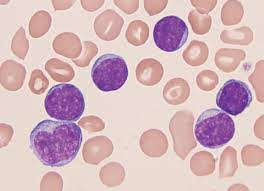
#> input picture 1_image_processing/dataset/train/img-1.jpg, 264 x 191 px
$ jupyter execute 'morph and hole fill.ipynb'   (shell and % lines are left out)   (older library calls are emulated)
#> lines starting #> are read from the running program, lines starting #| are printed output that depends on the picture; after the words box and inside, x2 and y2 are one past the last pixel; in counts of white or black regions, pixels touching at a corner belong together
[cell 1]
import numpy as np
import cv2
import matplotlib
import matplotlib.pyplot as plt

[cell 2]
cvimg = cv2.imread('dataset/train/img-1.jpg')
#> cvimg is the input picture: shape (191, 264, 3); mean B, G, R 189, 183.6, 214
rgbimg = cv2.cvtColor(cvimg, cv2.COLOR_BGR2RGB)
plt.imshow(rgbimg)

[cell 3]
gsimg = cv2.cvtColor(cvimg, cv2.COLOR_BGR2GRAY)
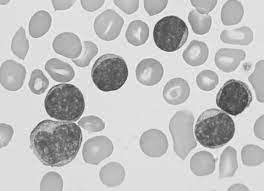
#> gsimg: shape (191, 264); min 47, max 253, mean 193.3
plt.imshow(gsimg, 'gray')

[cell 4]
greenimg = cvimg[:,:,1].astype('float64')
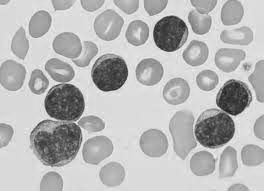
#> greenimg: shape (191, 264) float64; min 31, max 252, mean 183.6
greenimg *= (255.0/greenimg.max())
greenimg = greenimg.astype('uint8')
plt.imshow(greenimg, 'gray')

[cell 5]
adabingreenimg = cv2.adaptiveThreshold(greenimg, 255, cv2.ADAPTIVE_THRESH_MEAN_C, cv2.THRESH_BINARY, 535, 62)
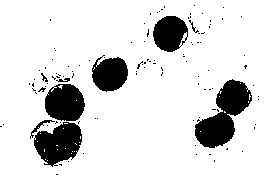
#> adabingreenimg: shape (191, 264); 86.4% white; 110 black regions (101 under 20 px), largest, box (x1, y1, x2, y2) and area: (195, 79, 252, 148) 1954, (34, 122, 82, 167) 1427, (45, 84, 85, 121) 1179
plt.imshow(adabingreenimg, 'gray')

[cell 6]
invadabingreenimg = 255-adabingreenimg
#> invadabingreenimg: shape (191, 264); 13.6% white; 110 white regions (101 under 20 px)
plt.imshow(invadabingreenimg, 'gray')

[cell 7]
img, contours, hierarchy = cv2.findContours(invadabingreenimg, cv2.RETR_LIST, cv2.CHAIN_APPROX_SIMPLE)
#> contours = 148 contours, 141 with area under 20; largest, box (x1, y1, x2, y2) and area: (195, 79, 252, 148) 1870, (34, 122, 82, 167) 1375, (45, 84, 85, 121) 1144, (153, 16, 188, 52) 924, (92, 55, 128, 92) 914, (178, 31, 188, 48) 54, (30, 120, 55, 139) 44
for contour in contours:
    cv2.fillPoly(invadabingreenimg, pts=[contour], color=255)
#> this loop made 148 passes
#> contour on passes 1 to 12: [[56, 174], [57, 174]], [[59, 164], [60, 164], [61, 165], [61, 164]], [[68, 161]], [[214, 160], [214, 161]], [[46, 160], [47, 159], [48, 160], [47, 161]], [[44, 159], [45, 158], [46, 159], [45, 160]], [[209, 154], [210, 154]], [[196, 154]], [[83, 153]], [[70, 153], [71, 152], [72, 153], [71, 154]], [[242, 151]], [[75, 151], [76, 150], [77, 151], [76, 152]]
#> invadabingreenimg: shape (191, 264); 13.8% white; 110 white regions (101 under 20 px), largest, box (x1, y1, x2, y2) and area: (195, 79, 252, 148) 1976, (34, 122, 82, 167) 1455, (45, 84, 85, 121) 1201
plt.imshow(invadabingreenimg, 'gray')

[cell 8]
kernel = cv2.getStructuringElement(cv2.MORPH_ELLIPSE, (5, 5))
#> kernel = [[0, 0, 1, 0, 0], [1, 1, 1, 1, 1], [1, 1, 1, 1, 1], [1, 1, 1, 1, 1], [0, 0, 1, 0, 0]]
oinvadabingreenimg = cv2.morphologyEx(invadabingreenimg,cv2.MORPH_OPEN,kernel, iterations = 2)
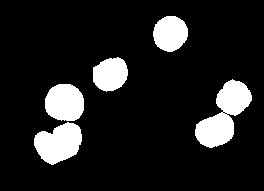
#> oinvadabingreenimg: shape (191, 264); 12.8% white; 5 white regions
plt.imshow(oinvadabingreenimg, 'gray')

[cell 9]
_, whitecellscontours, _ = cv2.findContours(oinvadabingreenimg, cv2.RETR_LIST, cv2.CHAIN_APPROX_SIMPLE)
#> whitecellscontours = 7 contours, 2 with area under 20; largest, box (x1, y1, x2, y2) and area: (195, 79, 252, 148) 1848, (34, 122, 82, 165) 1346, (45, 84, 84, 121) 1135, (153, 16, 188, 52) 923, (93, 57, 128, 92) 883
print(len(whitecellscontours))
#| 7

[cell 10]
adabingreenimg = cv2.adaptiveThreshold(greenimg, 255, cv2.ADAPTIVE_THRESH_MEAN_C, cv2.THRESH_BINARY, 535, 0)
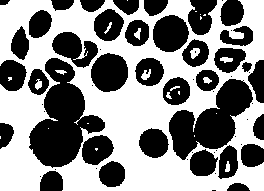
#> adabingreenimg: shape (191, 264); 53% white; 60 black regions (24 under 20 px), largest, box (x1, y1, x2, y2) and area: (29, 58, 105, 168) 4157, (169, 79, 253, 160) 3318, (91, 53, 128, 92) 1131
plt.imshow(adabingreenimg, 'gray')

[cell 11]
invadabingreenimg = 255 - adabingreenimg
plt.imshow(invadabingreenimg, 'gray')

[cell 12]
kernel = cv2.getStructuringElement(cv2.MORPH_CROSS, (3, 3))
#> kernel = [[0, 1, 0], [1, 1, 1], [0, 1, 0]]
erodedinvadabingreenimg = cv2.morphologyEx(invadabingreenimg,cv2.MORPH_ERODE,kernel, iterations = 2)
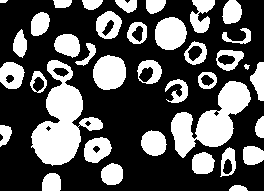
#> erodedinvadabingreenimg: shape (191, 264); 34% white; 37 white regions
plt.imshow(erodedinvadabingreenimg, 'gray')

[cell 13]
img, contours, hierarchy = cv2.findContours(erodedinvadabingreenimg, cv2.RETR_LIST, cv2.CHAIN_APPROX_SIMPLE)
#> contours = 51 contours, 4 with area under 20; largest, box (x1, y1, x2, y2) and area: (31, 60, 103, 166) 3314, (171, 81, 251, 158) 2572, (93, 55, 126, 90) 874, (155, 17, 187, 50) 789, (96, 11, 122, 39) 517
for contour in contours:
    cv2.fillPoly(erodedinvadabingreenimg, pts =[contour], color=255)
#> this loop made 51 passes
#> contour on passes 11, 15, 51: [[48, 125], [51, 128], [48, 131], [45, 128]], [[216, 110], [219, 113], [216, 116], [213, 113]], [[0, 0], [0, 2], [5, 2], [7, 0]]
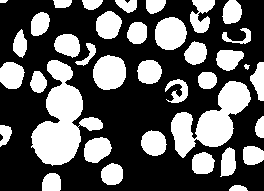
#> erodedinvadabingreenimg: shape (191, 264); 36.2% white; 37 white regions
plt.imshow(erodedinvadabingreenimg, 'gray')

[cell 14]
img, contours, hierarchy = cv2.findContours(erodedinvadabingreenimg, cv2.RETR_LIST, cv2.CHAIN_APPROX_SIMPLE)
#> contours = 37 contours, 2 with area under 20; largest, box (x1, y1, x2, y2) and area: (31, 60, 103, 166) 3314, (171, 81, 251, 158) 2572, (93, 55, 126, 90) 874, (155, 17, 187, 50) 789, (96, 11, 122, 39) 517

img = cvimg.copy()
cv2.drawContours(img, contours, -1, (255, 0, 0), 1)
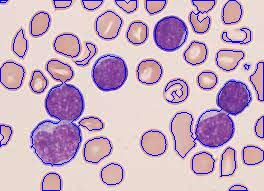
#> img: shape (191, 264, 3); 5.72% of pixels changed, all inside (x1, y1, x2, y2) = (0, 0, 264, 191)
plt.imshow(img, 'gray')

[cell 15]
_, redcellscontours, _ = cv2.findContours(erodedinvadabingreenimg, cv2.RETR_LIST, cv2.CHAIN_APPROX_SIMPLE)
#> redcellscontours has the same summary as contours
print(len(redcellscontours))
#| 37
contour = redcellscontours
#> contour has the same summary as contours

[cell 16]
redcellcount = 0
for contour in contours:
    cimg = np.zeros(shape=erodedinvadabingreenimg.shape, dtype=np.uint8)
    cv2.fillPoly(cimg, pts=[contour], color=255)
    whites = 0
    for wcontour in whitecellscontours:
        wimg = np.zeros(shape=erodedinvadabingreenimg.shape, dtype=np.uint8)
        cv2.fillPoly(wimg, pts=[wcontour], color=255)
        if cv2.countNonZero(cv2.bitwise_and(cimg, wimg)) != 0:
            whites = whites + 1
            kernel = cv2.getStructuringElement(cv2.MORPH_ELLIPSE, (5, 5))
            wimg = cv2.morphologyEx(wimg, cv2.MORPH_DILATE, kernel, iterations=2)
            cimg = cv2.subtract(cimg, wimg)
    if whites == 0:
        redcellcount = redcellcount + 1
    else:
        kernel = cv2.getStructuringElement(cv2.MORPH_ELLIPSE, (7, 7))
        cimg = cv2.morphologyEx(cimg, cv2.MORPH_OPEN, kernel, iterations=3)
        _, cimgcontours, _ = cv2.findContours(cimg, cv2.RETR_LIST, cv2.CHAIN_APPROX_SIMPLE)
        redcellcount = redcellcount + len(cimgcontours)
#> this loop made 37 passes
#> (contour, redcellcount) on pass 37: ([[0, 0], [0, 2], [5, 2], [7, 0]], 35)
#> redcellcount on passes 1 to 6: 1, 2, 3, 4, 5, 6
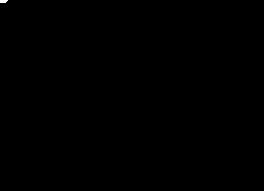
#> cimg: shape (191, 264); 0.04% white; 1 white region, box (x1, y1, x2, y2) and area: (0, 0, 8, 3) 21
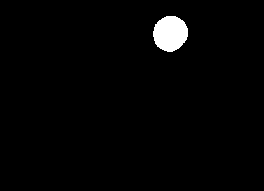
#> wimg: shape (191, 264); 1.9% white; 1 white region, box (x1, y1, x2, y2) and area: (153, 16, 188, 52) 974
#> after the loop, redcellcount = 35
print(redcellcount)
#| 35

$ run again, with 1_image_processing/dataset/train/img-2.jpg copied over 1_image_processing/dataset/train/img-1.jpg
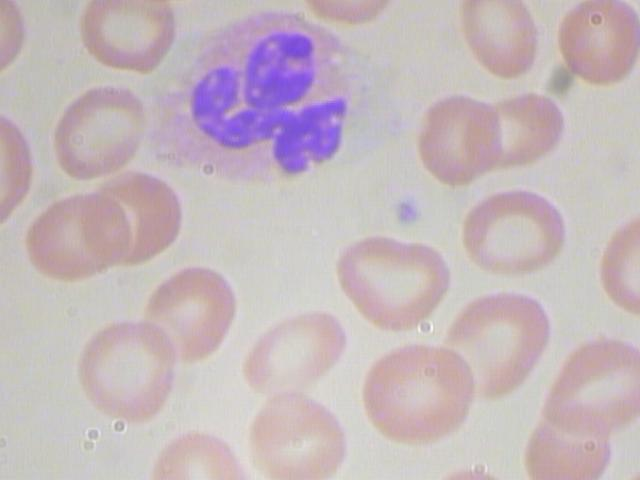
#> input picture 1_image_processing/dataset/train/img-2.jpg, 640 x 480 px
#> cvimg is the input picture: shape (480, 640, 3); mean B, G, R 188.4, 183.7, 197.1
#> `img, contours, hierarchy = cv2.findContours(invadabingreenimg, cv2.RET..`: contours = 13 contours, 6 with area under 20; largest, box (x1, y1, x2, y2) and area: (194, 34, 344, 170) 10328, (286, 58, 304, 72) 170, (266, 40, 279, 52) 101, (272, 126, 282, 136) 54, (251, 88, 260, 97) 53, (258, 67, 267, 76) 48, (216, 98, 223, 107) 36
#> the loop `for contour in contours:` made 13 passes
#> contour on pass 1: [[308, 137], [309, 136], [310, 137], [309, 138]]
#> `kernel = cv2.getStructuringElement(cv2.MORPH_ELLIPSE, (5, 5))`: kernel = [[0, 0, 1, 0, 0], [1, 1, 1, 1, 1], [1, 1, 1, 1, 1], [1, 1, 1, 1, 1], [0, 0, 1, 0, 0]]
#> oinvadabingreenimg: shape (480, 640); 3.4% white; 1 white region
#> whitecellscontours = 1 contour; box (x1, y1, x2, y2) and area: (194, 34, 344, 170) 10246
#| 1
#> `kernel = cv2.getStructuringElement(cv2.MORPH_CROSS, (3, 3))`: kernel = [[0, 1, 0], [1, 1, 1], [0, 1, 0]]
#> `img, contours, hierarchy = cv2.findContours(erodedinvadabingreenimg, c..`: contours = 52 contours, 11 with area under 20; largest, box (x1, y1, x2, y2) and area: (151, 13, 356, 178) 23352, (80, 269, 233, 430) 12676, (27, 173, 180, 280) 10929, (527, 338, 640, 480) 10683, (420, 95, 563, 186) 9156
#> the loop `for contour in contours:` made 52 passes
#> contour on passes 3, 4, 5, 21, 37, 44: [[0, 463]], [[5, 461]], [[202, 457]], [[306, 322]], [[395, 122], [395, 123], [396, 124], [395, 123]], [[363, 88], [363, 90], [364, 89], [364, 88]]
#> after the loop `for contour in contours:`:
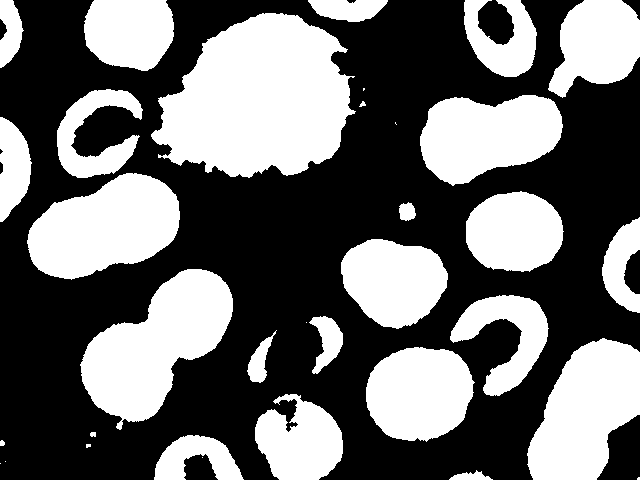
#> erodedinvadabingreenimg: shape (480, 640); 42% white; 34 white regions (8 under 20 px)
#> `img, contours, hierarchy = cv2.findContours(erodedinvadabingreenimg, c..`: contours = 34 contours, 11 with area under 20; largest, box (x1, y1, x2, y2) and area: (151, 13, 356, 178) 23352, (80, 269, 233, 430) 12676, (27, 173, 180, 280) 10929, (527, 338, 640, 480) 10683, (420, 95, 563, 186) 9156
#> `cv2.drawContours(img, contours, -1, (255, 0, 0), 1)`:
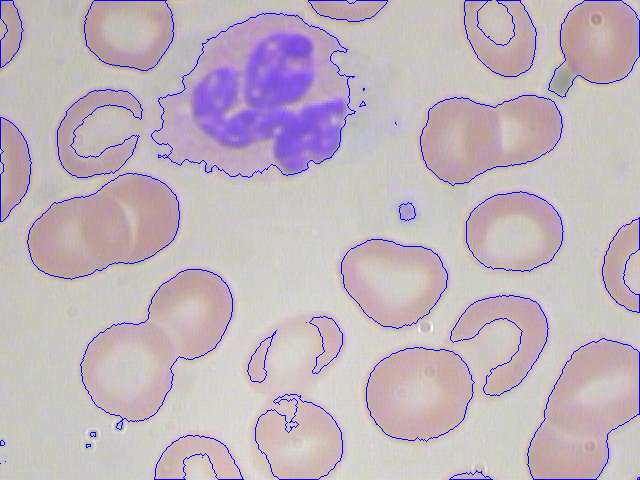
#> img: shape (480, 640, 3); 2.12% of pixels changed, all inside (x1, y1, x2, y2) = (0, 0, 640, 480)
#> redcellscontours has the same summary as contours
#| 34
#> `contour = redcellscontours`: contour has the same summary as contours
#> the loop `for contour in contours:` made 34 passes
#> (contour, redcellcount) on passes 3, 4, 5, 14, 23, 28: ([[0, 463]], 3), ([[5, 461]], 4), ([[202, 457]], 5), ([[306, 322]], 14), ([[395, 122], [395, 123], [396, 124], [395, 123]], 23), ([[363, 88], [363, 90], [364, 89], [364, 88]], 28)
#> after the loop `for contour in contours:`: redcellcount = 36
#| 36

$ run again, with 1_image_processing/dataset/train/img-3.jpg copied over 1_image_processing/dataset/train/img-1.jpg
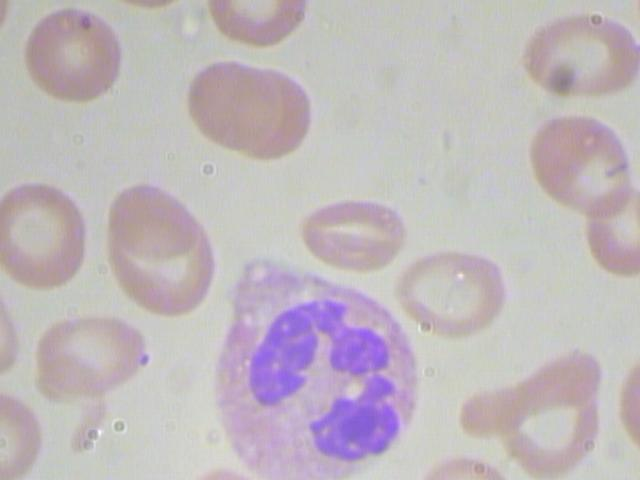
#> input picture 1_image_processing/dataset/train/img-3.jpg, 640 x 480 px
#> cvimg is the input picture: shape (480, 640, 3); mean B, G, R 188.1, 183.6, 191.8
#> `img, contours, hierarchy = cv2.findContours(invadabingreenimg, cv2.RET..`: contours = 14 contours, 6 with area under 20; largest, box (x1, y1, x2, y2) and area: (252, 302, 388, 403) 6254, (312, 376, 398, 459) 3898, (269, 348, 284, 374) 206, (289, 332, 310, 344) 116, (346, 442, 360, 452) 89, (281, 321, 290, 332) 58, (274, 383, 283, 391) 37, (302, 310, 310, 316) 24
#> the loop `for contour in contours:` made 14 passes
#> contour on passes 7, 8, 12, 13: [[340, 325], [340, 326], [341, 326]], [[334, 322], [335, 321], [336, 322], [335, 323]], [[561, 82], [561, 84], [562, 84], [562, 82]], [[565, 81], [565, 83]]
#> `kernel = cv2.getStructuringElement(cv2.MORPH_ELLIPSE, (5, 5))`: kernel = [[0, 0, 1, 0, 0], [1, 1, 1, 1, 1], [1, 1, 1, 1, 1], [1, 1, 1, 1, 1], [0, 0, 1, 0, 0]]
#> oinvadabingreenimg: shape (480, 640); 3.4% white; 4 white regions
#> whitecellscontours = 4 contours; box (x1, y1, x2, y2) and area: (252, 303, 344, 403) 4310, (318, 376, 398, 459) 3759, (331, 328, 388, 375) 1858, (313, 422, 322, 431) 44
#| 4
#> `kernel = cv2.getStructuringElement(cv2.MORPH_CROSS, (3, 3))`: kernel = [[0, 1, 0], [1, 1, 1], [0, 1, 0]]
#> `img, contours, hierarchy = cv2.findContours(erodedinvadabingreenimg, c..`: contours = 45 contours, 6 with area under 20; largest, box (x1, y1, x2, y2) and area: (218, 263, 416, 480) 32152, (462, 351, 600, 480) 10401, (110, 186, 213, 314) 9795, (531, 117, 640, 276) 9734, (190, 63, 310, 158) 8538
#> the loop `for contour in contours:` made 45 passes
#> contour on passes 12, 14, 16, 38, 42: [[240, 365], [243, 368], [240, 371], [237, 368]], [[247, 360], [250, 363], [247, 366], [244, 363]], [[260, 333], [263, 336], [260, 339], [257, 336]], [[201, 16]], [[639, 0]]
#> `img, contours, hierarchy = cv2.findContours(erodedinvadabingreenimg, c..`: contours = 24 contours, 3 with area under 20; largest, box (x1, y1, x2, y2) and area: (218, 263, 416, 480) 32152, (462, 351, 600, 480) 10401, (110, 186, 213, 314) 9795, (531, 117, 640, 276) 9734, (190, 63, 310, 158) 8538
#> img: shape (480, 640, 3); 1.64% of pixels changed, all inside (x1, y1, x2, y2) = (0, 0, 640, 480)
#> redcellscontours has the same summary as contours
#| 24
#> `contour = redcellscontours`: contour has the same summary as contours
#> the loop `for contour in contours:` made 24 passes
#> (contour, redcellcount) on passes 17, 21: ([[201, 16]], 20), ([[639, 0]], 24)
#> after the loop `for contour in contours:`:
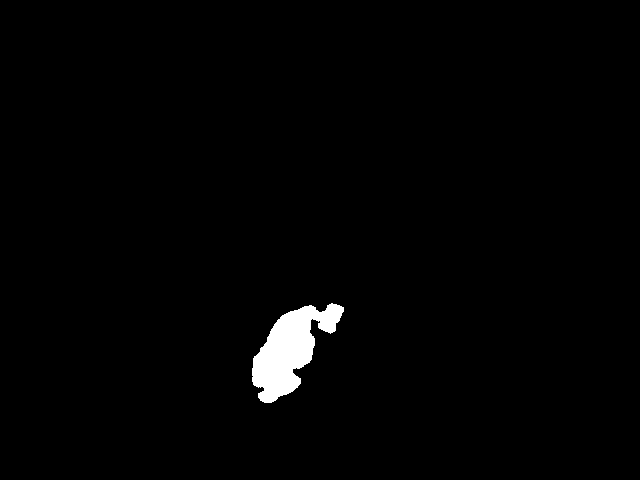
#> wimg: shape (480, 640); 1.5% white; 1 white region, box (x1, y1, x2, y2) and area: (252, 303, 344, 403) 4481
#> after the loop `for contour in contours:`: redcellcount = 27
#| 27
